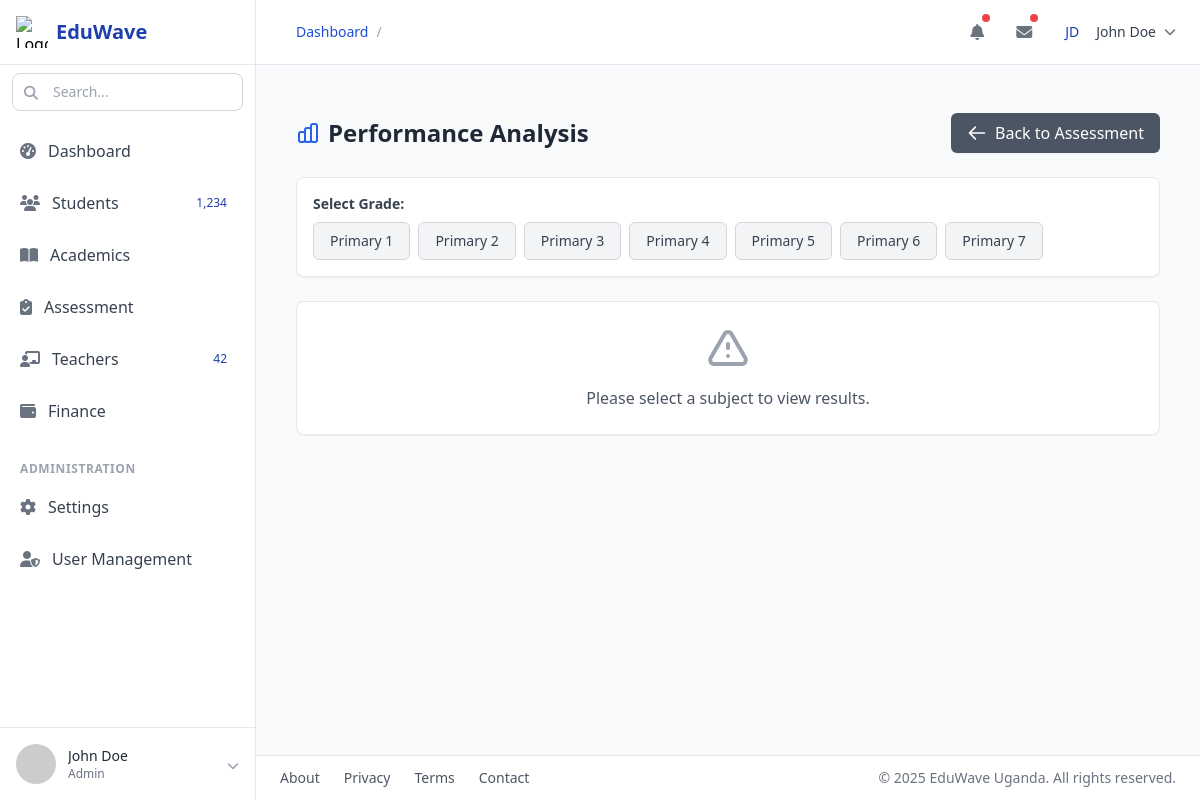
The page /assessment/results on the database its author committed.
### academic/models.py (models this page shows, shortened)
class Grade(models.Model):
    grade_name = models.CharField(max_length=50)
    class_teacher = models.ForeignKey(
        Teacher, on_delete=models.SET_NULL, null=True, related_name="grades")
    created = models.DateField(auto_now_add=True)
    updated = models.DateField(auto_now=True)
    class Meta:
        db_table = "class"
        db_table_comment = "This includes Students address data"
        ordering = ["grade_name"]

### assessment/views.py (the view)
# urls.py: path('results', views.Exam_Results, name='results'),
def Exam_Results(request):
    grades = Grade.objects.all()
    selected_grade_id = request.GET.get('grade_id')
    selected_subject_id = request.GET.get('subject_id')
    subjects = Subject.objects.filter(
        grade_id=selected_grade_id) if selected_grade_id else []
    students = []
    questions = []
    results_matrix = {}
    student_totals = {}
    topic_scores = defaultdict(
        lambda: {'total_score': 0, 'max_score': 0, 'count': 0})
    topic_students = defaultdict(list)
    if selected_grade_id and selected_subject_id:
        students = Student.objects.filter(current_grade_id=selected_grade_id)
        questions = Question.objects.filter(subject_id=selected_subject_id).select_related(
            'topic').order_by('topic__name', 'question_number')
        results = ExamResult.objects.filter(
            grade_id=selected_grade_id,
            subject_id=selected_subject_id,
            question__in=questions
        ).select_related('student', 'question', 'question__topic')
        for student in students:
            results_matrix[student.id] = {}
            student_totals[student.id] = {
                'total_score': 0, 'total_possible': 0}
            for question in questions:
                results_matrix[student.id][question.id] = None
                student_totals[student.id]['total_possible'] += question.max_score
        for result in results:
            percentage = (result.score / result.question.max_score) * \
                100 if result.question.max_score else 0
            results_matrix[result.student.id][result.question.id] = {
                'score': result.score,
                'percentage': percentage
            }
            student_totals[result.student.id]['total_score'] += result.score
            topic = result.question.topic.name
            topic_scores[topic]['total_score'] += result.score
            topic_scores[topic]['max_score'] += result.question.max_score
            topic_scores[topic]['count'] += 1
            topic_students[topic].append({
                'student': result.student,
                'score': result.score,
                'percentage': percentage,
            })
        topic_top_bottom_students = {}
        for topic, students_data in topic_students.items():
            sorted_students = sorted(
                students_data, key=lambda x: x['percentage'], reverse=True)
            top_students = sorted_students[:3]  # Top 3
            bottom_students = sorted_students[-3:]  # Bottom 3
            topic_top_bottom_students[topic] = {
                'top': top_students,
                'bottom': bottom_students
            }
        topic_performance = []
        for topic, data in topic_scores.items():
            percentage = (data['total_score'] / data['max_score']
                          ) * 100 if data['max_score'] else 0
            topic_performance.append(
                {'topic': topic, 'percentage': percentage})
        topic_performance_sorted = sorted(
            topic_performance, key=lambda x: x['percentage'], reverse=True)
        best_done_topics = topic_performance_sorted[:2]
        worst_done_topics = topic_performance_sorted[-2:]
    else:
        best_done_topics = []
        worst_done_topics = []
        student_totals = {}
        topic_top_bottom_students = {}
    return render(request, 'results.html', {
        'grades': grades,
        'subjects': subjects,
        'questions': questions,
        'students': students,
        'results_matrix': results_matrix,
        'student_totals': student_totals,
        'selected_grade': selected_grade_id,
        'selected_subject': selected_subject_id,
        'best_done_topics': best_done_topics,
        'worst_done_topics': worst_done_topics,
        'topic_top_bottom_students': topic_top_bottom_students,
    })

### assessment/templates/results.html (shortened to what this page needs)
{% extends 'base.html' %}
{% load assessment_tags %}
{% block content %}
<div class="container mx-auto px-4 py-6">
    <div class="flex justify-between items-center mb-6">
        <h2 class="text-2xl font-bold text-gray-800 flex items-center">
            Performance Analysis
        </h2>
        <a href="/assessment/" class="inline-flex items-center px-4 py-2 bg-gray-600 text-white rounded-md hover:bg-gray-700 transition-colors shadow-sm">
            <svg xmlns="http://www.w3.org/2000/svg" class="h-5 w-5 mr-2" fill="none" viewBox="0 0 24 24" stroke="currentColor">
                <path stroke-linecap="round" stroke-linejoin="round" stroke-width="2" d="M10 19l-7-7m0 0l7-7m-7 7h18" />
            </svg>
            Back to Assessment
        </a>
    </div>
    <div class="bg-white rounded-lg shadow-sm p-4 mb-6 border border-gray-200">
        <label class="block text-sm font-medium text-gray-700 mb-2"><strong>Select Grade:</strong></label>
        <div class="flex flex-wrap gap-2">
            {% for grade in grades %}
                <a href="?grade_id={{ grade.id }}" class="px-4 py-2 rounded-md text-sm font-medium transition-colors
                    {% if selected_grade == grade.id|stringformat:"s" %}
                        bg-blue-600 text-white hover:bg-blue-700
                    {% else %}
                        bg-gray-100 text-gray-700 hover:bg-gray-200 border border-gray-300
                    {% endif %}">
                    {{ grade.grade_name }}
                </a>
            {% endfor %}
        </div>
    </div>
    {% if students and questions %}
    <div class="bg-white rounded-lg shadow-sm overflow-hidden border border-gray-200 mb-8">
        <div class="overflow-x-auto">
            <table class="min-w-full divide-y divide-gray-200">
                <thead class="bg-gray-50">
                    <tr>
                        <th scope="col" class="px-6 py-3 text-left text-xs font-medium text-gray-500 uppercase tracking-wider">Student</th>
                        {% for question in questions %}
                            <th scope="col" class="px-3 py-3 text-center text-xs font-medium text-gray-500 uppercase tracking-wider">
                                <div class="flex flex-col items-center">
                                    <span class="font-semibold">{{ question.topic.name }}</span>
                                    <span class="text-xs">Q{{ question.question_number }}</span>
                                    <span class="text-xs text-gray-400">/{{ question.max_score }}</span>
                                </div>
                            </th>
                        {% endfor %}
                        <th scope="col" class="px-6 py-3 text-center text-xs font-medium text-gray-500 uppercase tracking-wider">Total</th>
                    </tr>
                </thead>
                <tbody class="bg-white divide-y divide-gray-200">
                    {% for student in students %}
                    <tr class="hover:bg-gray-50">
                        <td class="px-6 py-4 whitespace-nowrap text-sm font-medium text-gray-900">
                            {{ student.first_name }} {{ student.last_name }}
                        </td>
                        {% for question in questions %}
                            {% with result=results_matrix|get_item:student.id|get_item:question.id %}
                                {% if result %}
                                    <td class="px-3 py-4 whitespace-nowrap text-center text-sm
                                        {% if result.percentage >= 50 %}
                                            bg-green-50 text-green-800 font-medium
                                        {% else %}
                                            bg-red-50 text-red-800 font-medium
                                        {% endif %}">
                                        {{ result.score }}
                                    </td>
                                {% else %}
                                    <td class="px-3 py-4 whitespace-nowrap text-center text-sm text-gray-500">-</td>
                                {% endif %}
                            {% endwith %}
                        {% endfor %}
                        <td class="px-6 py-4 whitespace-nowrap text-center text-sm font-bold text-gray-900">
                            {{ student_totals|get_item:student.id|get_item:'total_score' }}/{{ student_totals|get_item:student.id|get_item:'total_possible' }}
                        </td>
                    </tr>
                    {% endfor %}
                </tbody>
            </table>
        </div>
    </div>
    <div class="space-y-8">
        <div class="grid grid-cols-1 md:grid-cols-2 gap-6">
            <div class="bg-white rounded-lg shadow-sm overflow-hidden border border-gray-200">
                <div class="px-6 py-3 bg-green-600">
                    <h3 class="text-lg font-semibold text-white">Top Performing Topics</h3>
                </div>
                <div class="divide-y divide-gray-200">
                    {% for topic in best_done_topics %}
                    <div class="px-6 py-4">
                        <div class="flex justify-between items-center">
                            <h4 class="text-md font-medium text-gray-800">{{ topic.topic }}</h4>
                            <span class="inline-flex items-center px-2.5 py-0.5 rounded-full text-xs font-medium bg-green-100 text-green-800">
                                {{ topic.percentage|floatformat:2 }}%
                            </span>
                        </div>
                        <div class="mt-2 w-full bg-gray-200 rounded-full h-2">
                            <div class="bg-green-600 h-2 rounded-full" style="width: {{ topic.percentage }}%"></div>
                        </div>
                    </div>
                    {% endfor %}
                </div>
            </div>
            <div class="bg-white rounded-lg shadow-sm overflow-hidden border border-gray-200">
                <div class="px-6 py-3 bg-red-600">
                    <h3 class="text-lg font-semibold text-white">Needs Improvement Topics</h3>
                </div>
                <div class="divide-y divide-gray-200">
                    {% for topic in worst_done_topics %}
                    <div class="px-6 py-4">
                        <div class="flex justify-between items-center">
                            <h4 class="text-md font-medium text-gray-800">{{ topic.topic }}</h4>
                            <span class="inline-flex items-center px-2.5 py-0.5 rounded-full text-xs font-medium bg-red-100 text-red-800">
                                {{ topic.percentage|floatformat:2 }}%
                            </span>
                        </div>
                        <div class="mt-2 w-full bg-gray-200 rounded-full h-2">
                            <div class="bg-red-600 h-2 rounded-full" style="width: {{ topic.percentage }}%"></div>
                        </div>
                    </div>
                    {% endfor %}
                </div>
            </div>
        </div>
        <div class="bg-white rounded-lg shadow-sm overflow-hidden border border-gray-200">
            <div class="px-6 py-3 bg-blue-600">
                <h3 class="text-lg font-semibold text-white">Student Performance by Topic</h3>
            </div>
            <div class="grid grid-cols-1 md:grid-cols-2 lg:grid-cols-3 gap-6 p-6">
                {% for topic, data in topic_top_bottom_students.items %}
                <div class="border border-gray-200 rounded-lg overflow-hidden">
                    <div class="px-4 py-2 bg-blue-50 border-b border-gray-200">
                        <h4 class="text-md font-medium text-blue-800">{{ topic }}</h4>
                    </div>
                    <div class="divide-y divide-gray-200">
                        <div class="px-4 py-3">
                            <h5 class="text-sm font-medium text-gray-700 mb-2">Top Performers</h5>
                            <ul class="space-y-2">
                                {% for student in data.top %}
                                <li class="flex justify-between items-center">
                                    <span class="text-sm text-gray-700">{{ student.student.first_name }} {{ student.student.last_name }}</span>
                                    <span class="text-sm font-medium text-green-600">{{ student.percentage|floatformat:2 }}%</span>
                                </li>
                                {% endfor %}
                            </ul>
                        </div>
                        <div class="px-4 py-3">
                            <h5 class="text-sm font-medium text-gray-700 mb-2">Needs Support</h5>
                            <ul class="space-y-2">
                                {% for student in data.bottom %}
                                <li class="flex justify-between items-center">
                                    <span class="text-sm text-gray-700">{{ student.student.first_name }} {{ student.student.last_name }}</span>
                                    <span class="text-sm font-medium text-red-600">{{ student.percentage|floatformat:2 }}%</span>
                                </li>
                                {% endfor %}
                            </ul>
                        </div>
                    </div>
                </div>
                {% endfor %}
            </div>
        </div>
    </div>
    {% else %}
    <div class="bg-white rounded-lg shadow-sm p-6 text-center border border-gray-200">
        <p class="text-gray-600">Please select a subject to view results.</p>
    </div>
    {% endif %}
</div>
{% endblock %}

### rows shown on the page
Grade: grade_name "Primary 1"
Grade: grade_name "Primary 2"
Grade: grade_name "Primary 3"
Grade: grade_name "Primary 4"
Grade: grade_name "Primary 5"
Grade: grade_name "Primary 6"
Grade: grade_name "Primary 7"
